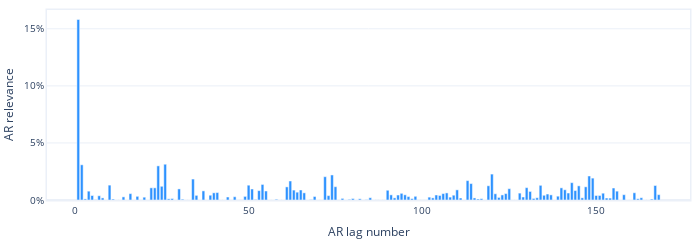

The notebook cell this image was saved under:
### Code cell
m.plot_parameters(components=["autoregression"])

### Figure 1 — Plotly figure (JSON) as saved in the notebook; plotly's stock layout.template omitted (floating-point values rounded to 4 significant figures; data arrays with more than 128 entries replaced by an {"elided": "..."} marker saying what was removed)
{"data": [{"marker": {"color": "#2d92ff"}, "name": "AR", "type": "bar", "x": {"elided": "168 int values"}, "xaxis": "x", "y": {"elided": "168 float values"}, "yaxis": "y"}], "layout": {"autosize": true, "font": {"size": 10}, "height": 210, "hovermode": "x unified", "margin": {"b": 0, "l": 0, "pad": 0, "r": 10, "t": 10}, "showlegend": false, "title": {"font": {"size": 12}}, "width": 700, "xaxis": {"anchor": "y", "domain": [0, 1], "linewidth": 1.5, "mirror": true, "range": [-8, 177], "showline": true, "title": {"text": "AR lag number"}}, "yaxis": {"anchor": "x", "domain": [0, 1], "linewidth": 1.5, "mirror": true, "rangemode": "normal", "showline": true, "tickformat": ",.0%", "title": {"text": "AR relevance"}}}}
